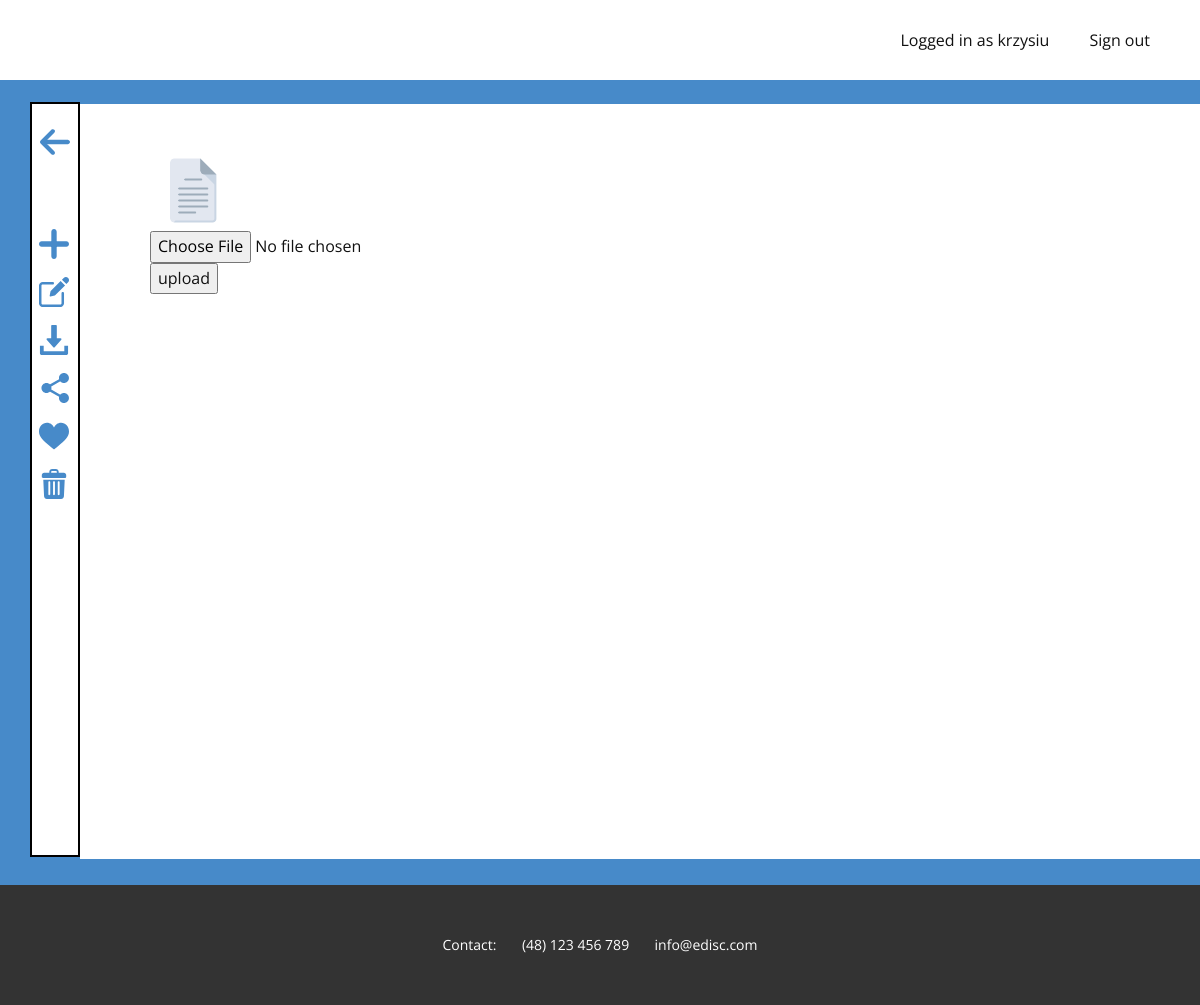
The page /drive/2/upload_file (signed in) on the database as committed earlier.
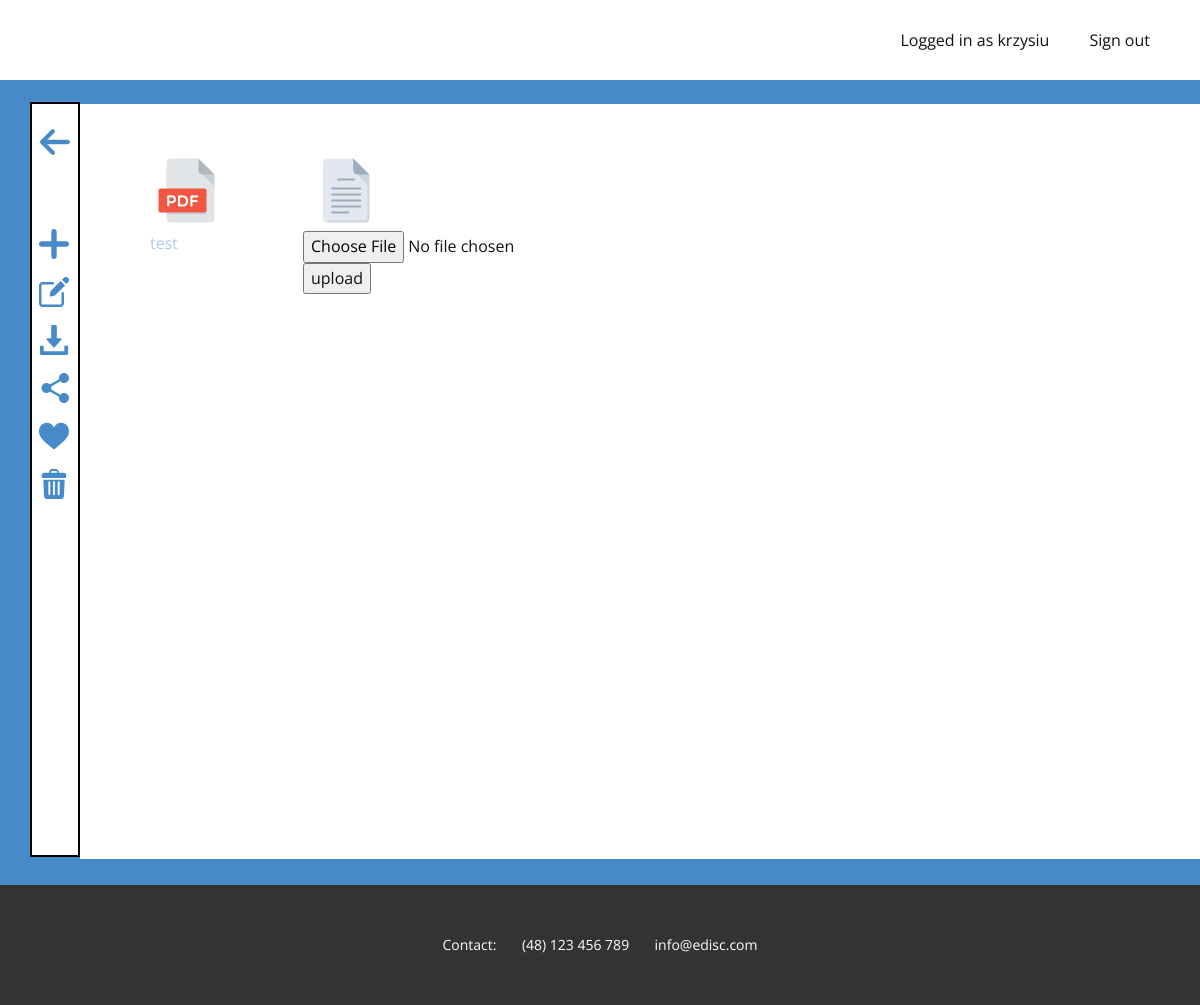
The same page on the database as committed later.
### mainapp/models.py (models this page shows, shortened)
class File (models.Model):
    fileName = models.CharField(max_length=30)
    extension = models.CharField(max_length=4, default='none')
    content = models.FileField(default='No file loaded')
    directory = models.ForeignKey(Directory, on_delete=models.CASCADE)
    uploadDate = models.DateTimeField()
    inBin = models.BooleanField(default=False)
    isFavourite = models.BooleanField(default=False)

### mainapp/views.py (the view, shortened to what this page needs)
# urls.py: path('drive/<int:pk>/upload_file', views.upload_file, name='upload_file'),
@login_required(login_url='login')
def upload_file(request, pk):
    form = UploadFileForm(request.POST or None, request.FILES or None)
    context = {
        'form': form,
        'directory_key': pk,
    }
    return render(request, 'mainapp/upload_file.html', context)

### mainapp/forms.py
class UploadFileForm(forms.ModelForm):
    class Meta:
        model = models.File
        fields = ['content']

### mainapp/templates/mainapp/upload_file.html (shortened to what this page needs)
{% extends "./directory.html" %}
{% block body_content %}
    {% for directory in user.directory_set.all %}
        {% if directory.id == directory_key %}
            {% for fil in directory.file_set.all %}
                {% if fil.inBin == False %}
                    <div class="floatLeft">
                        <a>
                            <figure>
                                {% if fil.extension == 'pdf' %}
                                    <img src="../../static/images/file_icons/pdf_icon.png" width="73" height="81">
                                {% elif fil.extension == 'doc' or fil.extension == 'docx' or fil.extension == 'docs' %}
                                    <img src="../../static/images/file_icons/doc_icon.png" width="73" height="81">
                                {% elif fil.extension == 'mov' or fil.extension == 'mp4' or fil.extension == 'mkv' %}
                                    <img src="../../static/images/file_icons/mov_icon.png" width="73" height="81">
                                {% elif fil.extension == 'mp3' or fil.extension == 'wav' or fil.extension == 'm4a' %}
                                    <img src="../../static/images/file_icons/mp3_icon.png" width="73" height="81">
                                {% elif fil.extension == 'png' or fil.extension == 'jpg' or fil.extension == 'jpeg' %}
                                    <img src="../../static/images/file_icons/png_icon.png" width="73" height="81">
                                {% elif fil.extension == 'ppt' %}
                                    <img src="../../static/images/file_icons/ppt_icon.png" width="73" height="81">
                                {% elif fil.extension == 'txt' %}
                                    <img src="../../static/images/file_icons/txt_icon.png" width="73" height="81">
                                {% elif fil.extension == 'xls' %}
                                    <img src="../../static/images/file_icons/xls_icon.png" width="73" height="81">
                                {% elif fil.extension == 'rar' or fil.extension == 'zip' or fil.extension == 'tar' %}
                                    <img src="../../static/images/file_icons/zip_icon.png" width="73" height="81">
                                {% else %}
                                    <img src="../../static/images/file_icons/file_icon_v2.png" width="75" height="81">
                                {% endif %}
                                <figcaption>
                                    {{ fil.fileName }}
                                </figcaption>
                            </figure>
                        </a>
                    </div>
                {% endif %}
            {% endfor %}
        {% endif %}
    {% endfor %}
    <div class="floatLeft">
        <figure>
            <img src="../../static/images/file_icons/file_icon_v2.png" width="75" height="81">
            <figcaption>
                <form action="" method="POST" enctype="multipart/form-data">
                    {{ form.content }}
                    <br><input type="submit" value="upload">
                </form>
            </figcaption>
        </figure>
    </div>
{% endblock %}

Rows that differ between the two databases and show on the page:
now on this page (row edited): File: inBin False (drawn), fileName "test"
